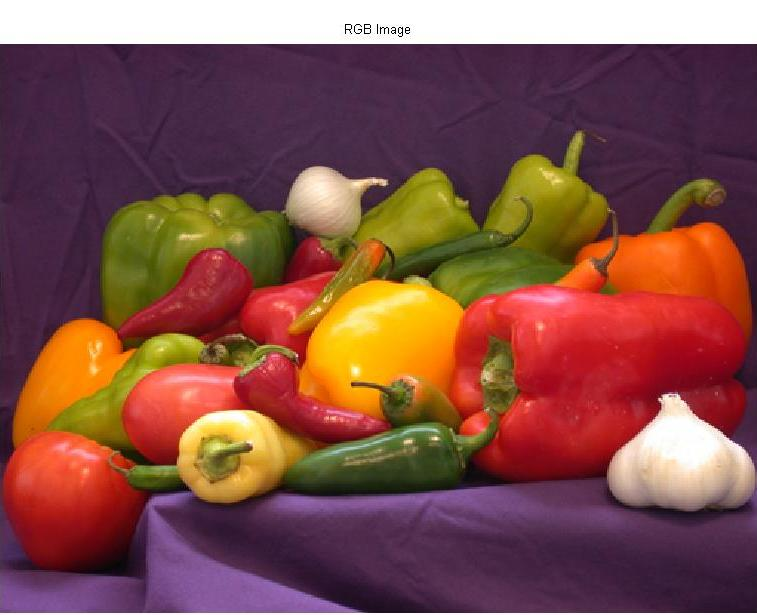
%> input picture rgb_image.jpg, 757 x 615 px
$ octave complemento.m   (GNU Octave 9; MATLAB toolbox functions it lacks are replaced by stand-ins)
%> lines starting %> are read from the running program, lines starting %| are printed output that depends on the picture
clc;
clear all;
[archivo ruta]=uigetfile({'*.gif';'*.jpg'},'abrir imagen');
%> the answer given: rgb_image.jpg
if isequal(archivo,0)%si el usuario no eleige ningun archivo
 return
else

    img=imread(strcat(ruta,archivo));
%> img is the input picture: size 615x757x3 uint8; mean R, G, B 130.7, 80.5, 72.3

    pmax=max(max(img));
%> pmax = [255 255 255]
    c(:,:,1)=pmax(:,:,1)-img(:,:,1);
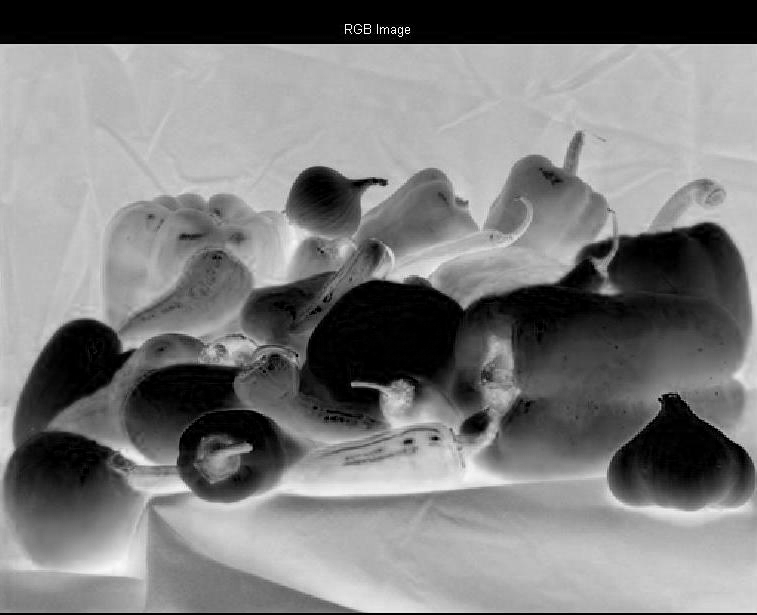
%> c: size 615x757 uint8; min 0, max 255, mean 124.3
    c(:,:,2)=pmax(:,:,1)-img(:,:,2);
     c(:,:,3)=pmax(:,:,1)-img(:,:,3);
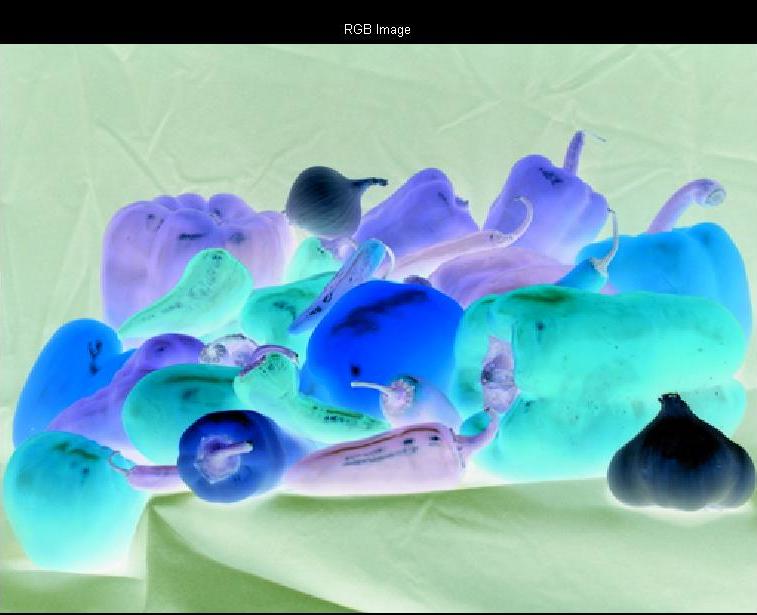
%> c: size 615x757x3 uint8; mean R, G, B 124.3, 174.5, 182.7

    imshow(c);
end
